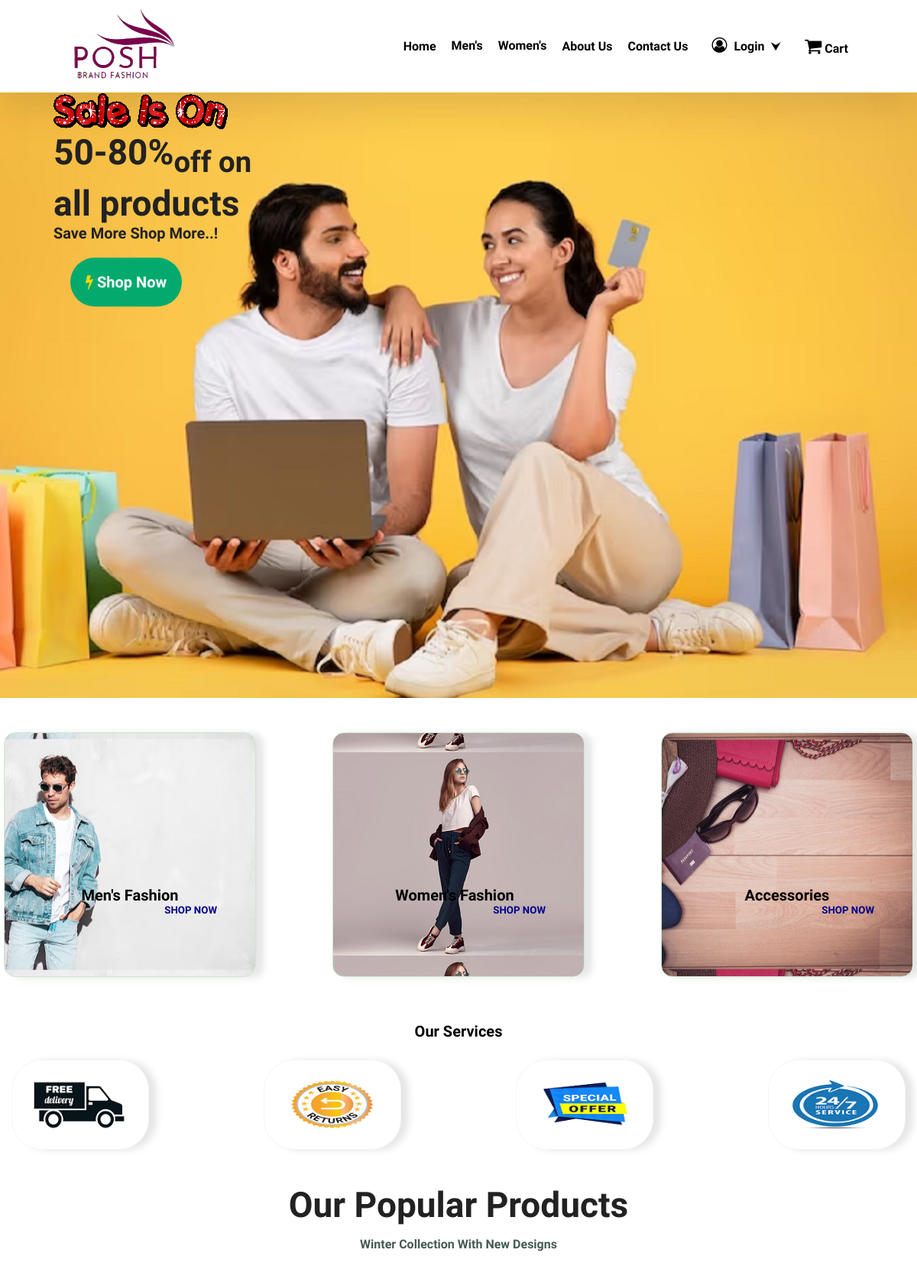
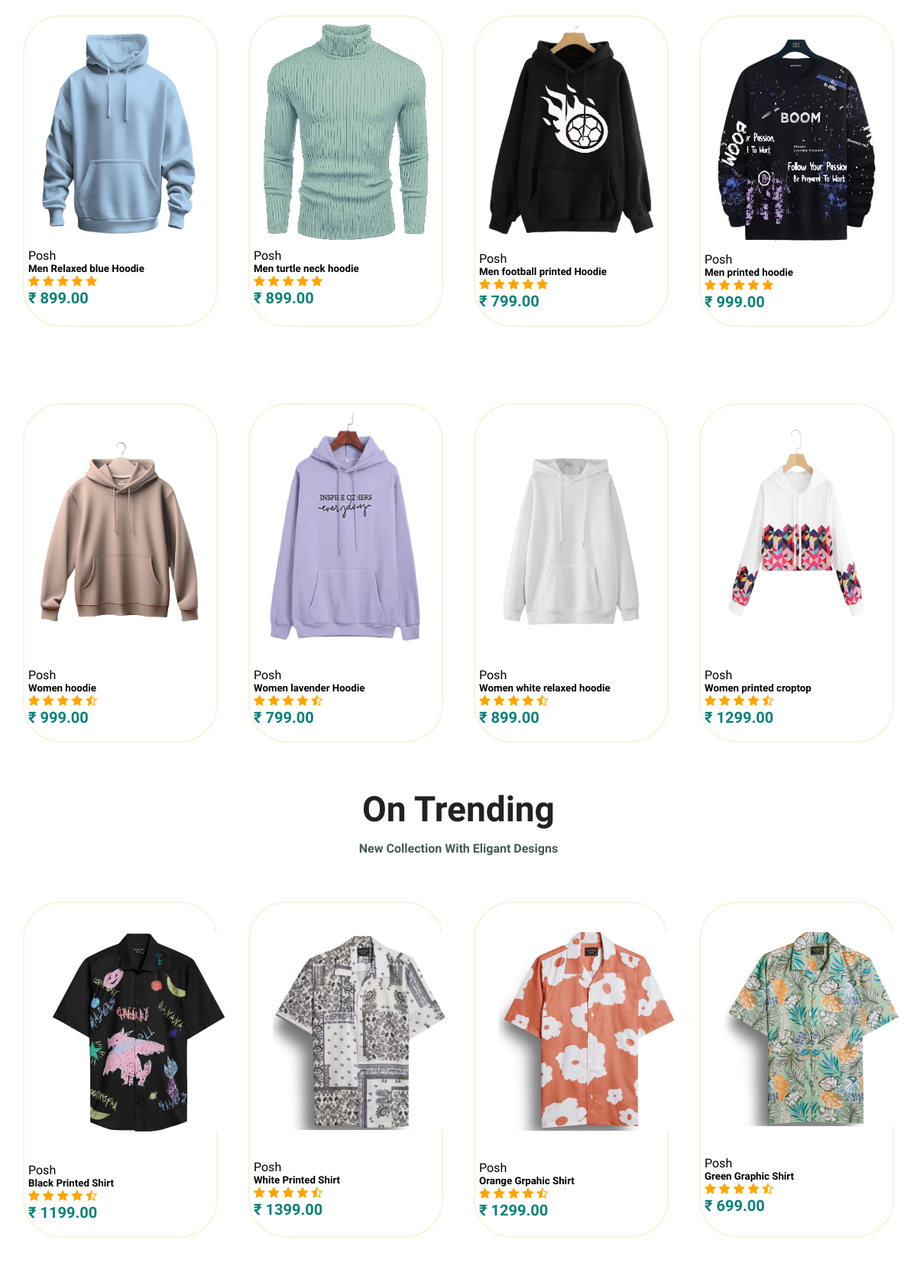
The page / (upper part) on the database its author committed (2 pictures, top to bottom).
### tables this page shows
CREATE TABLE `products` (
  `product_id` int(11) NOT NULL,
  `Gender` varchar(10) NOT NULL,
  `product_name` varchar(100) NOT NULL,
  `product_category` varchar(100) NOT NULL,
  `product_description` varchar(255) NOT NULL,
  `product_image` varchar(255) NOT NULL,
  `product_price` decimal(6,2) NOT NULL,
  `product_special offer` int(2) NOT NULL,
  `product_color` varchar(100) NOT NULL
);

### Includes/index_products.php (called while the page is built)
<?php
include('connection.php');
$stmt = $conn->prepare("SELECT * FROM products WHERE Gender='Men' AND product_category='Apperal/Hoodie' LIMIT 4");
$stmt->execute();
$index_men = $stmt->get_result();
$stmt1 = $conn->prepare("SELECT * FROM products WHERE Gender='Women' AND product_category='Apperal/Hoodie' LIMIT 4");
$stmt1->execute();
$index_women = $stmt1->get_result();
$stmt2 = $conn->prepare("SELECT * FROM products WHERE Gender='Men' AND product_category='Apperal/shirt' LIMIT 4");
$stmt2->execute();
$trending_products = $stmt2->get_result();
?>

### index.php (the view, shortened to what this page needs)
<?php include_once("includes/head.php"); ?>
<html><body>
                <section id="topproduct" class="section-p1">
                    <h2>Our Popular Products</h2>
                    <p><b>Winter Collection With New Designs</b></p>
                <div class="Collection">
                    <?php include('Includes/index_products.php'); ?>
                    <?php while($row = $index_men->fetch_assoc()) { ?>
                        <div class="product">
                           <a href="<?php echo "single_product_app.php?product_id=".$row['product_id']; ?>"> <img src="Assets/<?php echo $row['product_image']; ?>"></a>
                            <div class="description">
                            <span>Posh</span>
                                <h5><?php echo $row['product_name']; ?></h5>
                                <div class="rating">
                                        <span class="fa fa-star checked"></span>
                                        <span class="fa fa-star checked"></span>
                                        <span class="fa fa-star checked"></span>
                                        <span class="fa fa-star checked"></span>
                                        <span class="fa fa-star checked"></span>
                                </div>
                            <h4>&#8377; <?php echo $row['product_price']; ?></h4>
                            </div>
                </div>
                <?php } ?>
                </section>
                <section id="topproduct" class="section-p1">
                <div class="Collection">
                    <?php include('Includes/index_products.php'); ?>
                    <?php while($row = $index_women->fetch_assoc()) { ?>
                        <div class="product">
                        <a href="<?php echo "single_product_app.php?product_id=".$row['product_id']; ?>"> <img src="Assets/<?php echo $row['product_image']; ?>"></a>
                           <div class="description">
                           <span>Posh</span>
                                <h5><?php echo $row['product_name']; ?></h5>
                                <div class="rating">
                                        <span class="fa fa-star checked"></span>
                                        <span class="fa fa-star checked"></span>
                                        <span class="fa fa-star checked"></span>
                                        <span class="fa fa-star checked"></span>
                                        <span class="fa fa-star-half-o checked"></span>
                                </div>
                            <h4>&#8377; <?php echo $row['product_price']; ?></h4>
                            </div>
                </div>
                <?php } ?>
                </section>
                <section id="Trending" class="section-p1">
                    <h2>On Trending</h2>
                    <p><b>New Collection With Eligant Designs</b></p>
                <div class="Collection2">
                <?php include('Includes/index_products.php'); ?>
                    <?php while($row = $trending_products->fetch_assoc()) { ?>
                        <div class="product2">
                        <a href="<?php echo "single_product_app.php?product_id=".$row['product_id']; ?>"> <img src="Assets/<?php echo $row['product_image']; ?>"></a>
                           <div class="description">
                                <span>Posh</span>
                                <h5><?php echo $row['product_name']; ?></h5>
                                <div class="rating">
                                        <span class="fa fa-star checked"></span>
                                        <span class="fa fa-star checked"></span>
                                        <span class="fa fa-star checked"></span>
                                        <span class="fa fa-star checked"></span>
                                        <span class="fa fa-star-half-o checked"></span>
                                </div>
                            <h4>&#8377; <?php echo $row['product_price']; ?></h4>
                            </div>
                </div>
                <?php } ?>
            </section>
</body>
</html>

### styles.css (style rules this page uses)
* { margin: 0; padding: 0; box-sizing: border-box; font-family: "Spartan", sans-serif; }
html { scroll-behavior: smooth; }
.checked { color: orange; }
section { padding: auto; }
h2 { font-size: 46px; line-height: 54px; color: #222; }
h3 { font-size: 20px; font-weight: 300px; padding-top: 14px; }
h4 { font-size: 20px; color: #222; }
p { font-size: 16px; color: #465b52; margin: 15px 0 20px 0; }
.section-p1 { padding: 20px 10px; }
.section-m1 { margin: 40px 0; }
body { width: 100%; }
#banner { background-image: url("Assets/banner.png"); background-color: transparent; height: 99vh; width: 100%; background-position: top 25% right 0; padding: 0 70px; }
#banner button { background-color: #04AA6D; border: none; color: white; padding: 20px; text-align: center; text-decoration: none; display: inline-block; font-size: 16px; margin: 20px 22px; border-radius: 90px; }
#fashion { display: flex; justify-content: space-between; }
#fashion .fashicon1 { background-image: url("Assets/men's.png"); background-color: transparent; flex-direction: column; justify-content: center; align-items: flex-start; height: 40vh; width: 27.5%; background-position: top 48% right 0; padding: 50px; text-align: start; min-width: 20%; text-align: right; margin: 8px; box-shadow: 10px 1px 10px rgba(0,0,0,0.10); border: 1px solid #cce7d0; border-radius: 1px; margin: 5px ; border-radius: 15px; }
.fashicon1 h3 { text-align: center; padding: 150px 0 0 0; }
.fashicon1 a { color:darkblue; text-decoration: none; }
#fashion .fashicon2 { background-image: url("Assets/women's.png"); background-color: transparent; flex-direction: column; justify-content: center; align-items: flex-start; height: 40vh; width: 27.5%; background-position: top 48% right 0; padding: 50px; text-align: start; min-width: 20%; text-align: right; margin: 8px; box-shadow: 10px 1px 10px rgba(0,0,0,0.10); border: 1px solid #cce7d0; border-radius: 1px; margin: 5px ; border-radius: 15px; }
.fashicon2 h3 { text-align: center; padding: 150px 10px 0 0; }
.fashicon2 a { color:darkblue; text-decoration: none; }
#fashion .fashicon3 { background-image: url("Assets/axc's.png"); background-color: transparent; flex-direction: column; justify-content: center; align-items: flex-start; height: 40vh; width: 27.5%; background-position: top 48% right 0; padding: 50px; text-align: start; min-width: 20%; text-align: right; box-shadow: 10px 1px 10px rgba(0,0,0,0.10); border: 1px solid #cce7d0; border-radius: 1px; margin: 5px ; border-radius: 15px; }
.fashicon3 h3 { text-align: center; padding: 150px 0 0; }
.fashicon3 a { color:darkblue; text-decoration: none; }
#services .image-zoom { overflow: hidden; }
#services .zoom-img { transition: transform 0.5s; }
#services { display: flex; align-items: center; justify-content: space-between; flex-wrap: wrap; }
#services .servicon { width: 180px; text-align: center; padding: 25px 0; box-shadow: 10px 1px 10px rgba(0,0,0,0.10); border: 1px solid whitesmoke; border-radius: 40px; margin: 5px ; }
#topproduct { text-align: center; }
#topproduct .product img { width: 90%; }
#topproduct .product .description { text-align: start; padding: 10px 0; }
#topproduct .product h4 { color: #088178; }
#topproduct .Collection { display: flex; justify-content: space-between; padding-top: 20px; }
#Trending { text-align: center; }
#Trending .product2 img { width: 23%; min-width: 250px; padding: 9px 5px; margin: 20px; position: relative; }
#Trending .product2 .description { text-align: start; padding: 10px 0; }
#Trending .product2 h4 { color: #088178; }
#Trending .Collection2 { display: flex; justify-content: space-between; padding-top: 20px; }
#buy1get1 { display: flex; justify-content: space-between; flex-wrap: wrap; }

### rows shown on the page
products: product_image (picture), product_name "Men Relaxed blue Hoodie", product_price "899.00"
products: shows a picture, product_name "Men turtle neck hoodie", product_price "899.00"
products: product_image (picture), product_name "Men football printed Hoodie", product_price "799.00"
products: product_image (picture), product_name "Men printed hoodie", product_price "999.00"
products: product_image (picture), product_name "Women hoodie", product_price "999.00"
products: product_image (picture), product_name "Women lavender Hoodie", product_price "799.00"
products: product_image (picture), product_name "Women white relaxed hoodie", product_price "899.00"
products: product_image (picture), product_name "Women printed croptop", product_price "1299.00"
products: product_image (picture), product_name "Black Printed Shirt", product_price "1199.00"
products: product_image (picture), product_name "White Printed Shirt", product_price "1399.00"
products: product_image (picture), product_name "Orange Grpahic Shirt", product_price "1299.00"
products: product_image (picture), product_name "Green Graphic Shirt", product_price "699.00"
